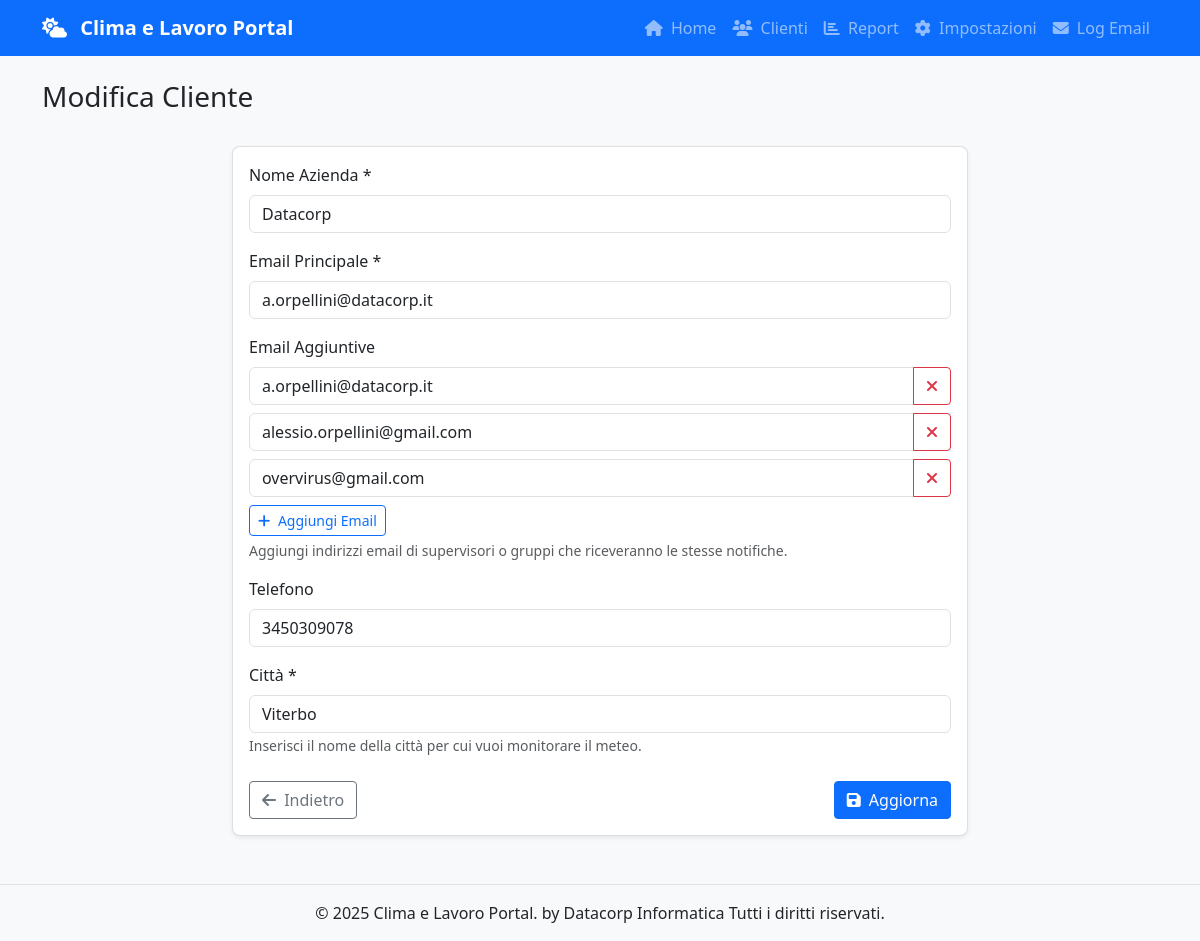
The page /clients/edit/1 on the database its author committed.
### models.py (models this page shows, shortened)
class Client(db.Model):
    __tablename__ = 'clients'
    id = db.Column(db.Integer, primary_key=True)
    company_name = db.Column(db.String(100), nullable=False)
    email = db.Column(db.String(100), nullable=False)  # Manteniamo questo campo per retrocompatibilità
    phone = db.Column(db.String(20))
    city = db.Column(db.String(100), nullable=False)
    weather_reports = db.relationship('WeatherReport', backref='client', lazy=True, cascade='all, delete-orphan')
    emails = db.relationship('ClientEmail', backref='client', lazy=True, cascade='all, delete-orphan')

class ClientEmail(db.Model):
    __tablename__ = 'client_emails'
    id = db.Column(db.Integer, primary_key=True)
    client_id = db.Column(db.Integer, db.ForeignKey('clients.id'), nullable=False)
    email = db.Column(db.String(100), nullable=False)
    is_primary = db.Column(db.Boolean, default=False)  # Indica se è l'email principale

### app.py (the view, shortened to what this page needs)
@app.route('/clients/edit/<int:client_id>', methods=['GET', 'POST'])
def edit_client(client_id):
    client = Client.query.get_or_404(client_id)
    return render_template('client_form.html', client=client)

### app.py (called while the page is built)
@app.context_processor
def inject_now():
    return {'now': datetime.datetime.now()}

### templates/client_form.html (shortened to what this page needs)
{% extends "base.html" %}
{% block content %}
<div class="row mb-4">
    <div class="col-md-12">
        <h1 class="h3">
            {% if client %}
                Modifica Cliente
            {% else %}
                Nuovo Cliente
            {% endif %}
        </h1>
    </div>
</div>
<div class="row">
    <div class="col-md-8 mx-auto">
        <div class="card shadow-sm">
            <div class="card-body">
                <form method="post" class="needs-validation" novalidate>
                    <div class="mb-3">
                        <label for="company_name" class="form-label">Nome Azienda *</label>
                        <input type="text" class="form-control" id="company_name" name="company_name"
                               value="{{ client.company_name if client else '' }}" required>
                    </div>
                    <div class="mb-3">
                        <label for="email" class="form-label">Email Principale *</label>
                        <input type="email" class="form-control" id="email" name="email"
                               value="{{ client.email if client else '' }}" required>
                    </div>
                    <div class="mb-3">
                        <label class="form-label">Email Aggiuntive</label>
                        <div id="additional-emails">
                            {% if client and client.emails %}
                                {% for client_email in client.emails %}
                                <div class="input-group mb-2 email-group">
                                    <input type="email" class="form-control" name="additional_emails[]"
                                           value="{{ client_email.email }}">
                                    <button type="button" class="btn btn-outline-danger remove-email">
                                        <i class="fas fa-times"></i>
                                    </button>
                                </div>
                                {% endfor %}
                            {% endif %}
                        </div>
                        <button type="button" class="btn btn-outline-primary btn-sm" id="add-email">
                            <i class="fas fa-plus me-1"></i> Aggiungi Email
                        </button>
                        <small class="form-text text-muted d-block mt-1">
                            Aggiungi indirizzi email di supervisori o gruppi che riceveranno le stesse notifiche.
                        </small>
                    </div>
                    <div class="mb-3">
                        <label for="phone" class="form-label">Telefono</label>
                        <input type="tel" class="form-control" id="phone" name="phone"
                               value="{{ client.phone if client else '' }}">
                    </div>
                    <div class="mb-3">
                        <label for="city" class="form-label">Città *</label>
                        <input type="text" class="form-control" id="city" name="city"
                               value="{{ client.city if client else '' }}" required>
                        <small class="form-text text-muted">
                            Inserisci il nome della città per cui vuoi monitorare il meteo.
                        </small>
                    </div>
                    <div class="d-flex justify-content-between mt-4">
                        <a href="{{ url_for('clients') }}" class="btn btn-outline-secondary">
                            <i class="fas fa-arrow-left me-1"></i> Indietro
                        </a>
                        <button type="submit" class="btn btn-primary">
                            <i class="fas fa-save me-1"></i>
                            {% if client %}
                                Aggiorna
                            {% else %}
                                Salva
                            {% endif %}
                        </button>
                    </div>
                </form>
            </div>
        </div>
    </div>
</div>
{% endblock %}

### static/css/style.css (style rules this page uses)
body { min-height: 100vh; display: flex; flex-direction: column; background-color: #f8f9fa; }
.card { border-radius: 0.5rem; border: 1px solid rgba(0, 0, 0, 0.125); transition: transform 0.2s, box-shadow 0.2s; }
.btn { border-radius: 0.25rem; }
.btn-primary { background-color: #0d6efd; border-color: #0d6efd; }

### rows shown on the page
Client: company_name "Datacorp", email "a.orpellini@datacorp.it", phone "3450309078", city "Viterbo"
ClientEmail: email "a.orpellini@datacorp.it"
ClientEmail: email "alessio.orpellini@gmail.com"
ClientEmail: email "overvirus@gmail.com"
